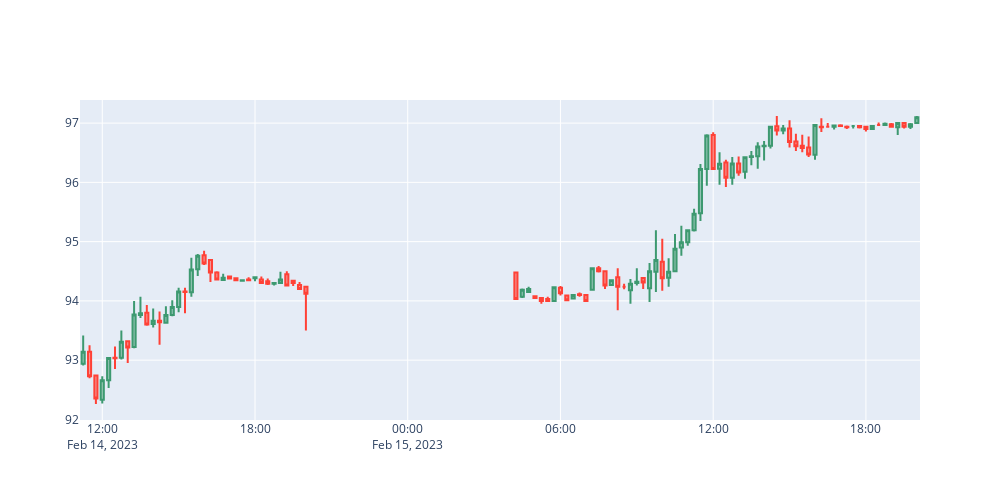

The cell this chart's notebook holds for it:
### Code cell
from pyalgotrading.utils.func import plot_candlestick_chart
from pyalgotrading.constants import PlotType

df = script_data['GOOGL']
plot_candlestick_chart(df, PlotType.HEIKINASHI)
